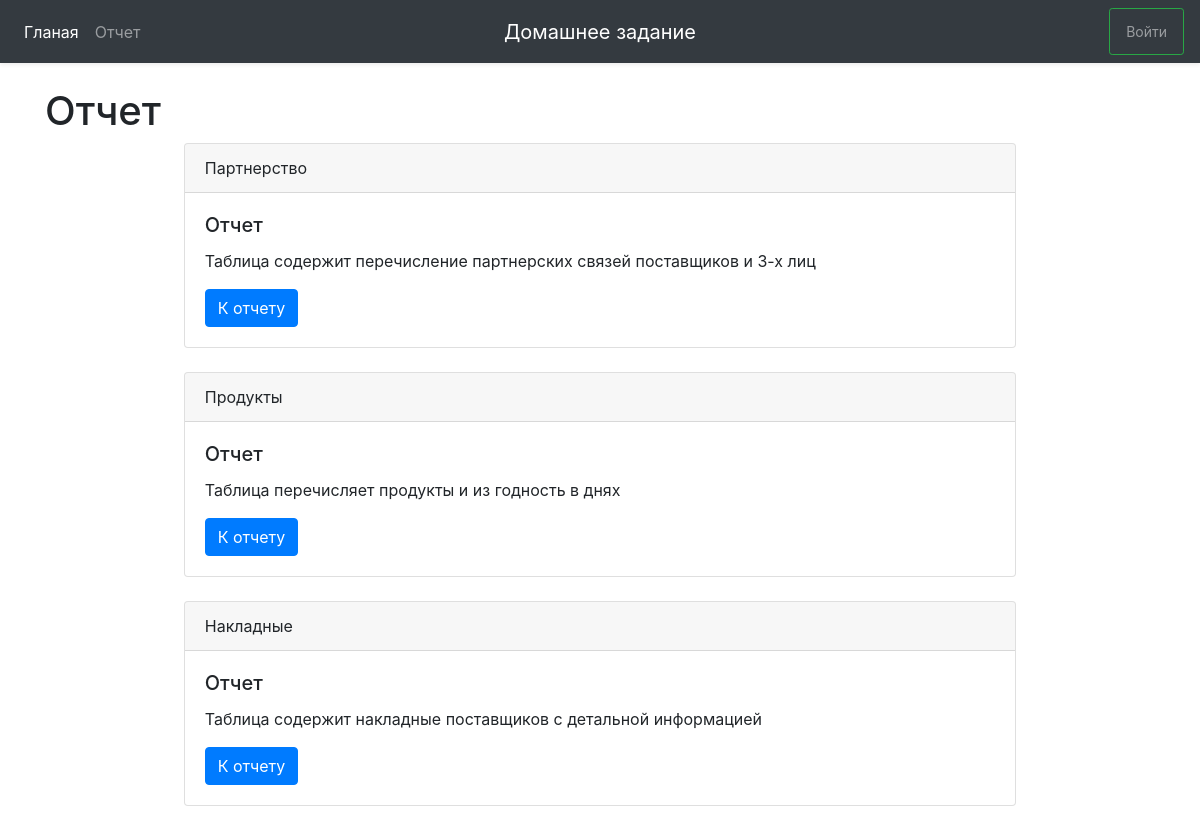
/review/, run on the app's committed database.
### DZApp/models.py (models this page shows, shortened)
class Tables(models.Model):
    name = models.CharField('Название таблицы', max_length=100)
    index = models.IntegerField('Индекс', default=1)
    description = models.CharField('Описание', max_length=300, default="")

### DZApp/views.py (the view)
# urls.py: path('review/', views.review, name='review'),
def review(request):
    table_list = Tables.objects.all()
    context = {'title':'Отчет', 'header':'Отчет', 'table_list':table_list}
    return render(request, 'DZApp/review.html', context)

### DZApp/templates/DZApp/review.html (shortened to what this page needs)
{% extends 'DZApp/base.html'%}
{% block content %}
    <h1>{{ header }}</h1>
    {% for tab in table_list %}
        {% if tab.index == 2 or tab.index == 4 or tab.index == 5%}
            <div class="card w-75 mx-auto mb-10">
              <div class="card-header">
                {{ tab.name }}
              </div>
              <div class="card-body">
                <h5 class="card-title">Отчет</h5>
                <p class="card-text">{{ tab.description }}</p>
                <a href="{% url 'review_details' tab.index %}" class="btn btn-primary">К отчету</a>
              </div>
            </div>
            <br />
        {% endif %}
    {% endfor %}
{% endblock %}

### data on the page
Tables: name "Партнерство", description "Таблица содержит перечисление партнерских связей поставщиков и 3-х лиц"
Tables: name "Продукты", description "Таблица перечисляет продукты и из годность в днях"
Tables: name "Накладные", description "Таблица содержит накладные поставщиков с детальной информацией"

### other printed values
{{ header }} "Отчет"
